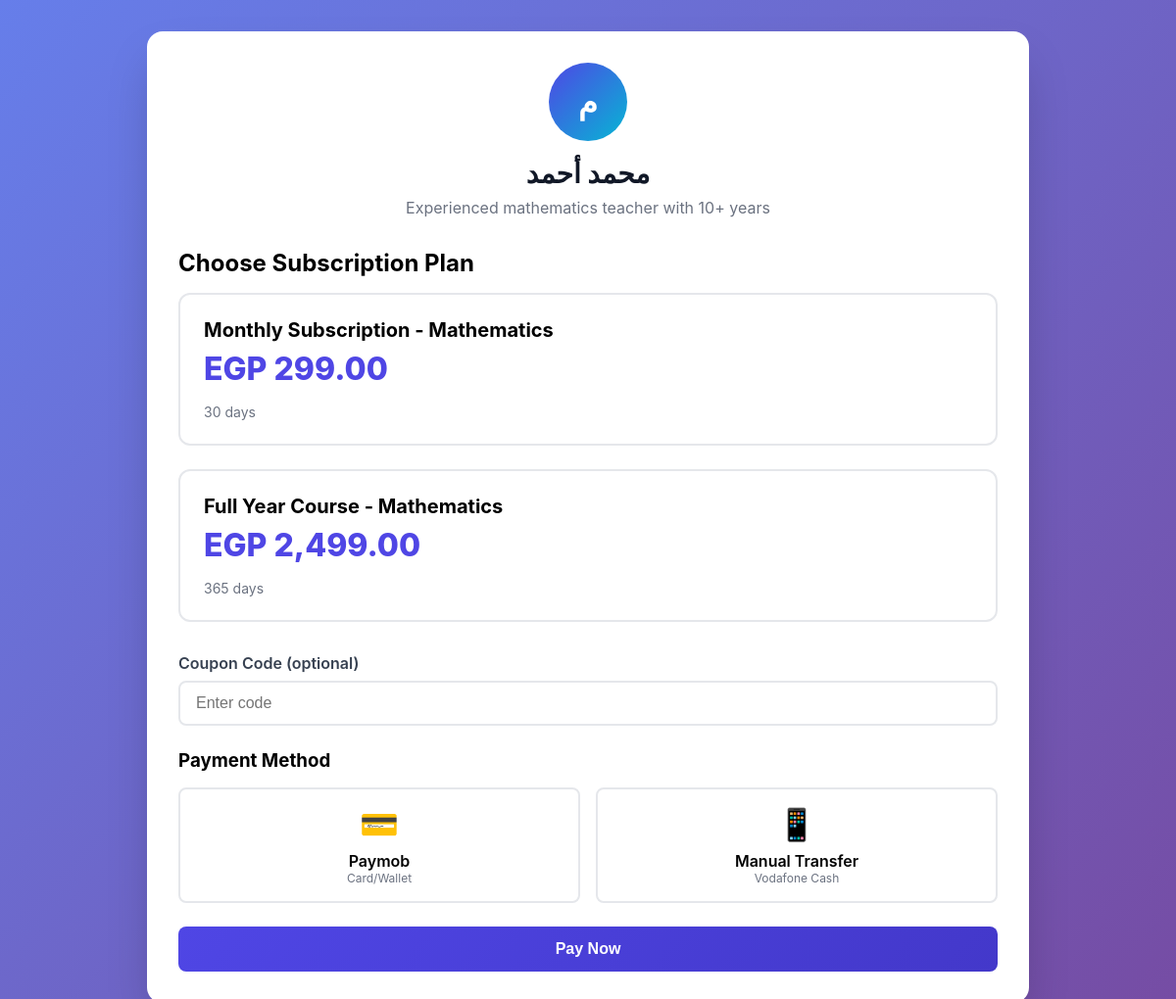
/pay.php?teacher_id=2 (signed in), run on the app's committed database.
### tables this page shows
CREATE TABLE IF NOT EXISTS `teacher_profiles` (
  `id` INT UNSIGNED AUTO_INCREMENT PRIMARY KEY,
  `user_id` INT UNSIGNED NOT NULL UNIQUE,
  `bio_en` TEXT,
  `bio_ar` TEXT,
  `subjects` JSON COMMENT 'Array of subject IDs',
  `years_experience` INT UNSIGNED DEFAULT 0,
  `approved` ENUM('pending', 'approved', 'rejected') DEFAULT 'pending',
  `approved_at` DATETIME DEFAULT NULL,
  `approved_by` INT UNSIGNED DEFAULT NULL,
  `commission_rate` DECIMAL(5,4) DEFAULT 0.2000 COMMENT 'Platform commission (0.2 = 20%)',
  `payout_info` JSON COMMENT 'Bank/wallet details',
  `total_earnings` DECIMAL(10,2) DEFAULT 0.00,
  `total_students` INT UNSIGNED DEFAULT 0,
  `rating` DECIMAL(3,2) DEFAULT 0.00,
  `rating_count` INT UNSIGNED DEFAULT 0,
  `created_at` DATETIME DEFAULT CURRENT_TIMESTAMP,
  FOREIGN KEY (`user_id`) REFERENCES `users`(`id`) ON DELETE CASCADE,
  INDEX `idx_approved` (`approved`),
  INDEX `idx_rating` (`rating`)
);

CREATE TABLE IF NOT EXISTS `users` (
  `id` INT UNSIGNED AUTO_INCREMENT PRIMARY KEY,
  `role` ENUM('admin', 'teacher', 'student', 'support') NOT NULL DEFAULT 'student',
  `name` VARCHAR(255) NOT NULL,
  `email` VARCHAR(255) UNIQUE,
  `phone` VARCHAR(20) UNIQUE,
  `password_hash` VARCHAR(255) NOT NULL,
  `lang` ENUM('en', 'ar') DEFAULT 'en',
  `year_id` INT UNSIGNED DEFAULT NULL COMMENT 'Academic year for students',
  `stream` ENUM('scientific', 'literary') DEFAULT NULL COMMENT 'Student stream',
  `status` ENUM('active', 'suspended', 'banned') DEFAULT 'active',
  `email_verified` BOOLEAN DEFAULT FALSE,
  `phone_verified` BOOLEAN DEFAULT FALSE,
  `last_login` DATETIME DEFAULT NULL,
  `created_at` DATETIME DEFAULT CURRENT_TIMESTAMP,
  `updated_at` DATETIME DEFAULT CURRENT_TIMESTAMP ON UPDATE CURRENT_TIMESTAMP,
  INDEX `idx_role` (`role`),
  INDEX `idx_status` (`status`),
  INDEX `idx_email` (`email`)
);

CREATE TABLE IF NOT EXISTS `plans` (
  `id` INT UNSIGNED AUTO_INCREMENT PRIMARY KEY,
  `teacher_id` INT UNSIGNED NOT NULL,
  `type` ENUM('monthly', 'course', 'bundle') DEFAULT 'monthly',
  `title_en` VARCHAR(255) NOT NULL,
  `title_ar` VARCHAR(255) NOT NULL,
  `description_en` TEXT,
  `description_ar` TEXT,
  `price` DECIMAL(10,2) NOT NULL,
  `currency` VARCHAR(3) DEFAULT 'EGP',
  `duration_days` INT UNSIGNED DEFAULT 30,
  `features` JSON COMMENT 'Array of features',
  `active` BOOLEAN DEFAULT TRUE,
  `created_at` DATETIME DEFAULT CURRENT_TIMESTAMP,
  FOREIGN KEY (`teacher_id`) REFERENCES `users`(`id`) ON DELETE CASCADE,
  INDEX `idx_teacher` (`teacher_id`),
  INDEX `idx_active` (`active`)
);

### helpers.php (called while the page is built, shortened)
<?php
require_once __DIR__ . '/db.php';
function getCurrentLang() {
    return 'en';
}
function t($key, $lang = null) {
    $lang = $lang ?? getCurrentLang();
    $translations = getTranslations();
    if (isset($translations[$key][$lang])) {
        return $translations[$key][$lang];
    }
    return $key;
}
function isRtl() {
    return getCurrentLang() === 'ar';
}
function e($string) {
    return htmlspecialchars($string ?? '', ENT_QUOTES, 'UTF-8');
}
function formatPrice($amount, $currency = 'EGP') {
    $lang = getCurrentLang();
    return $currency . ' ' . number_format($amount, 2);
}

### db.php (called while the page is built, shortened)
<?php
class Database {
    private static $instance = null;
    private $pdo;
    private function __construct() {
        try {
            $dsn = "mysql:host=" . DB_HOST . ";dbname=" . DB_NAME . ";charset=" . DB_CHARSET;
            $options = [
                PDO::ATTR_ERRMODE => PDO::ERRMODE_EXCEPTION,
                PDO::ATTR_DEFAULT_FETCH_MODE => PDO::FETCH_ASSOC,
                PDO::ATTR_EMULATE_PREPARES => false,
                PDO::MYSQL_ATTR_INIT_COMMAND => "SET NAMES " . DB_CHARSET
            ];
            $this->pdo = new PDO($dsn, DB_USER, DB_PASS, $options);
        } catch (PDOException $e) {
            error_log("Database connection failed: " . $e->getMessage());
            die("Database connection error. Please contact support.");
        }
    }
    public static function getInstance() {
        if (self::$instance === null) {
            self::$instance = new self();
        }
        return self::$instance;
    }
    public function query($sql, $params = []) {
        try {
            $stmt = $this->pdo->prepare($sql);
            $stmt->execute($params);
            return $stmt;
        } catch (PDOException $e) {
            $this->logError($sql, $params, $e);
            throw $e;
        }
    }
    public function fetchOne($sql, $params = []) {
        $stmt = $this->query($sql, $params);
        return $stmt->fetch();
    }
    public function fetchAll($sql, $params = []) {
        $stmt = $this->query($sql, $params);
        return $stmt->fetchAll();
    }
}
function db() {
    return Database::getInstance();
}

### pay.php (the view, shortened to what this page needs)
<?php
require_once __DIR__ . '/db.php';
require_once __DIR__ . '/helpers.php';
$currentLang = getCurrentLang();
$isRtl = isRtl();
$teacherId = $_GET['teacher_id'] ?? 0;
$teacher = db()->fetchOne(
    "SELECT u.*, tp.bio_en, tp.bio_ar FROM users u
     INNER JOIN teacher_profiles tp ON u.id = tp.user_id
     WHERE u.id = ? AND u.role = 'teacher' AND tp.approved = 'approved'",
    [$teacherId]
);
$plans = db()->fetchAll(
    "SELECT * FROM plans WHERE teacher_id = ? AND active = TRUE",
    [$teacherId]
);
$showManualUpload = isset($_GET['manual']) && isset($_GET['payment_id']);
$paymentId = $_GET['payment_id'] ?? 0;
?>
<!DOCTYPE html>
<html lang="<?= $currentLang ?>" dir="<?= $isRtl ? 'rtl' : 'ltr' ?>">
<head>
</head>
<body>
    <div class="container">
        <?php if ($showManualUpload): ?>
        <div class="card">
            <h2 style="margin-bottom: 1.5rem; text-align: center;"><?= $currentLang === 'ar' ? 'رفع إيصال الدفع' : 'Upload Payment Receipt' ?></h2>
            <?php if (isset($success)): ?>
            <div class="alert alert-success"><?= e($success) ?></div>
            <?php endif; ?>
            <p style="color: #6B7280; margin-bottom: 1.5rem; text-align: center;">
                <?= $currentLang === 'ar' ? 'قم بتحويل المبلغ ثم ارفع إيصال الدفع' : 'Transfer the amount and upload the payment receipt' ?>
            </p>
            <form method="POST" enctype="multipart/form-data">
                <?= csrfField() ?>
                <input type="hidden" name="payment_id" value="<?= $paymentId ?>">
                <div class="form-group">
                    <label class="upload-area" for="receipt">
                        <div style="font-size: 3rem; margin-bottom: 1rem;">📄</div>
                        <div><?= $currentLang === 'ar' ? 'انقر لرفع الإيصال' : 'Click to upload receipt' ?></div>
                        <div style="font-size: 0.875rem; color: #6B7280; margin-top: 0.5rem;">JPG, PNG, PDF (Max 10MB)</div>
                    </label>
                    <input type="file" name="receipt" id="receipt" accept=".jpg,.jpeg,.png,.pdf" required style="display:none;">
                </div>
                <button type="submit" name="upload_receipt" class="btn btn-primary"><?= $currentLang === 'ar' ? 'رفع الإيصال' : 'Upload Receipt' ?></button>
            </form>
            <p style="text-align: center; margin-top: 1rem;">
                <a href="/student.php" style="color: #4F46E5;"><?= $currentLang === 'ar' ? 'العودة' : 'Go Back' ?></a>
            </p>
        </div>
        <?php else: ?>
        <div class="card">
            <div class="header">
                <div class="teacher-avatar"><?= strtoupper(substr($teacher['name'], 0, 2)) ?></div>
                <h1 class="teacher-name"><?= e($teacher['name']) ?></h1>
                <p class="teacher-bio"><?= e($currentLang === 'ar' ? ($teacher['bio_ar'] ?: 'معلم متميز') : ($teacher['bio_en'] ?: 'Expert Teacher')) ?></p>
            </div>
            <h2 style="margin-bottom: 1rem;"><?= $currentLang === 'ar' ? 'اختر خطة الاشتراك' : 'Choose Subscription Plan' ?></h2>
            <form method="POST" id="paymentForm">
                <div class="plans-grid">
                    <?php foreach ($plans as $plan): ?>
                    <label class="plan-card" onclick="selectPlan(<?= $plan['id'] ?>)">
                        <div class="plan-title"><?= e($currentLang === 'ar' ? $plan['title_ar'] : $plan['title_en']) ?></div>
                        <div class="plan-price"><?= formatPrice($plan['price'], $plan['currency']) ?></div>
                        <div class="plan-duration"><?= $plan['duration_days'] ?> <?= $currentLang === 'ar' ? 'يوم' : 'days' ?></div>
                    </label>
                    <?php endforeach; ?>
                </div>
                <div class="form-group">
                    <label class="form-label"><?= $currentLang === 'ar' ? 'كود الخصم (اختياري)' : 'Coupon Code (optional)' ?></label>
                    <input type="text" name="coupon" class="form-input" placeholder="<?= $currentLang === 'ar' ? 'أدخل الكود' : 'Enter code' ?>">
                </div>
                <h3 style="margin-bottom: 1rem;"><?= t('payment_method') ?></h3>
                <div class="payment-methods">
                    <label class="payment-method" onclick="selectPaymentMethod('paymob')">
                        <div style="font-size: 2rem; margin-bottom: 0.5rem;">💳</div>
                        <div style="font-weight: 600;">Paymob</div>
                        <div style="font-size: 0.75rem; color: #6B7280;"><?= $currentLang === 'ar' ? 'بطاقة/محفظة' : 'Card/Wallet' ?></div>
                    </label>
                    <label class="payment-method" onclick="selectPaymentMethod('manual')">
                        <div style="font-size: 2rem; margin-bottom: 0.5rem;">📱</div>
                        <div style="font-weight: 600;"><?= $currentLang === 'ar' ? 'تحويل يدوي' : 'Manual Transfer' ?></div>
                        <div style="font-size: 0.75rem; color: #6B7280;"><?= $currentLang === 'ar' ? 'فودافون كاش' : 'Vodafone Cash' ?></div>
                    </label>
                </div>
                <button type="submit" name="create_payment" class="btn btn-primary"><?= t('pay_now') ?></button>
            </form>
        </div>
        <?php endif; ?>
    </div>
</body>
</html>

### data on the page
teacher_profiles: user.name "م", user.name "محمد أحمد", bio_en "Experienced mathematics teacher with 10+ years"
plans: title_en "Monthly Subscription - Mathematics", formatPrice($plan['price'], $plan['currency']) "EGP 299.00", duration_days "30"
plans: title_en "Full Year Course - Mathematics", formatPrice($plan['price'], $plan['currency']) "EGP 2,499.00", duration_days "365"

### other printed values
t('payment_method') "Payment Method"
t('pay_now') "Pay Now"
